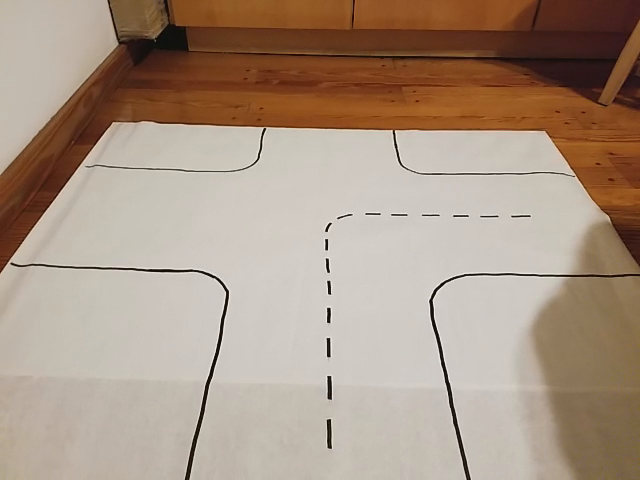
#> input picture frame 4 of Videos/20190927_185602.mp4, 640 x 480 px, given in place of the camera
$ python probandoFilas.py
#> lines starting #> are read from the running program, lines starting #| are printed output that depends on the picture; after the words box and inside, x2 and y2 are one past the last pixel; in counts of white or black regions, pixels touching at a corner belong together
import cv2

cap = cv2.VideoCapture(0)
width = cap.get(cv2.CAP_PROP_FRAME_WIDTH )
height = cap.get(cv2.CAP_PROP_FRAME_HEIGHT)

filasDeseadas = [1, 10]

# Define the codec and create VideoWriter object.The output is stored in 'outpy.avi' file.
out = cv2.VideoWriter('outputMan2.avi',cv2.VideoWriter_fourcc('M','J','P','G'), 10, (640,480))

while cap.isOpened():
    ret, frame = cap.read()
#> frame is the input picture: shape (480, 640, 3); mean B, G, R 132.6, 149.5, 169.4
    if ret:

        out.write(frame)

        for row in filasDeseadas: #Recorre de abajo para arriba, de izquierda a derecha
            for column in range(16):
                frameOriginalCut=frame[(440-row*40):(480-row*40),(40*column):(40+40*column)]
                frameOriginalCut[:,:,2] = frameOriginalCut[:,:,2] + 30

                for x in range(40): #filas
                    for j in range(40): #columnas
                        frame[440-row*40+x][0+40*column+j] = frameOriginalCut[x][j]
#> frame: shape (480, 640, 3); 16.67% of pixels changed, all inside (x1, y1, x2, y2) = (0, 40, 640, 440)
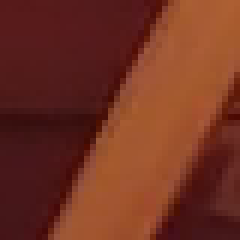
#> frameOriginalCut: shape (40, 40, 3) (shown 6 times larger); mean B, G, R 34.1, 50.2, 113.5

        dx, dy = 40,40
        # Custom (rgb) grid color
        grid_color = [255,0,0]# [0,0,0]
        # Modify the image to include the grid
        frame[:,::dy,:] = grid_color
        frame[::dx,:,:] = grid_color
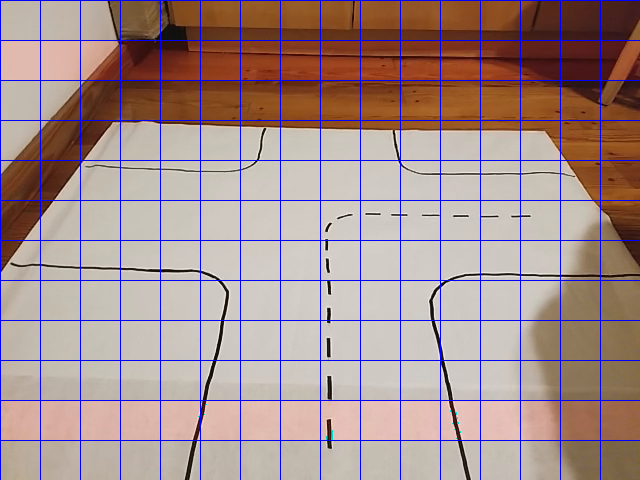
#> frame: shape (480, 640, 3); mean B, G, R 138.7, 142.2, 165.8

        cv2.imshow('imagen', frame)
        key = cv2.waitKey(10)
#> (key q is pressed here)
        if key == ord('q') or key == ord('Q'):
            break

cap.release()
out.release()
# Closes all the frames
cv2.destroyAllWindows()

$ run again, starting later in the video
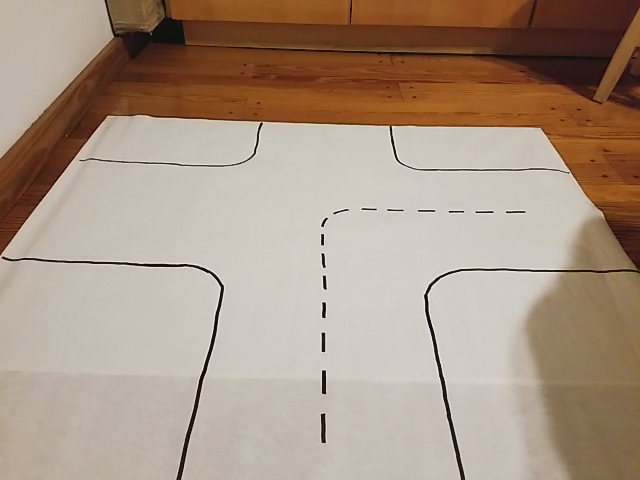
#> input picture frame 21 of Videos/20190927_185602.mp4, 640 x 480 px, given in place of the camera
#> frame is the input picture: shape (480, 640, 3); mean B, G, R 132.2, 149.3, 169.2
#> after the loop `for row in filasDeseadas:`:
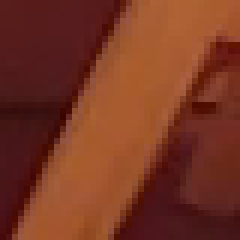
#> frameOriginalCut: shape (40, 40, 3) (shown 6 times larger); mean B, G, R 34.9, 54.5, 119.7
#> `frame[::dx,:,:] = grid_color`:
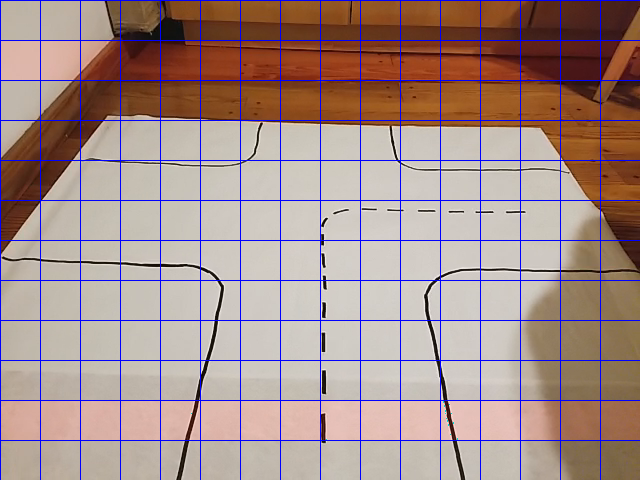
#> frame: shape (480, 640, 3); mean B, G, R 138.4, 142, 165.6

$ run again, starting later in the video
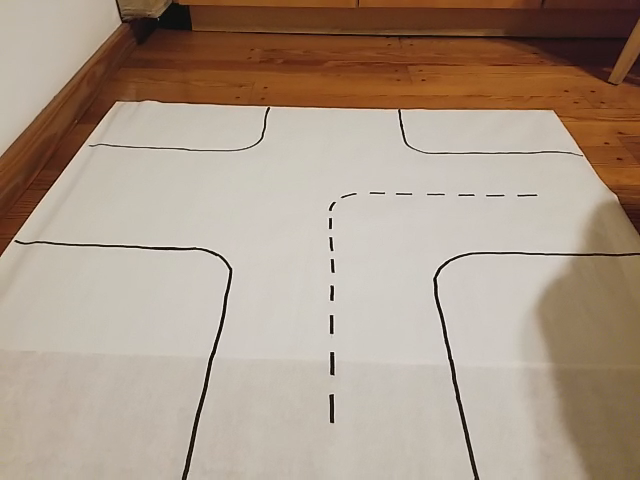
#> input picture frame 38 of Videos/20190927_185602.mp4, 640 x 480 px, given in place of the camera
#> frame is the input picture: shape (480, 640, 3); mean B, G, R 137.1, 153.5, 171.6
#> after the loop `for row in filasDeseadas:`:
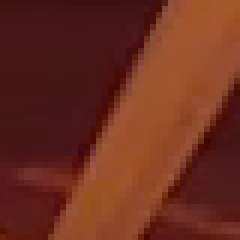
#> frameOriginalCut: shape (40, 40, 3) (shown 6 times larger); mean B, G, R 31.3, 45.9, 108.4
#> `frame[::dx,:,:] = grid_color`:
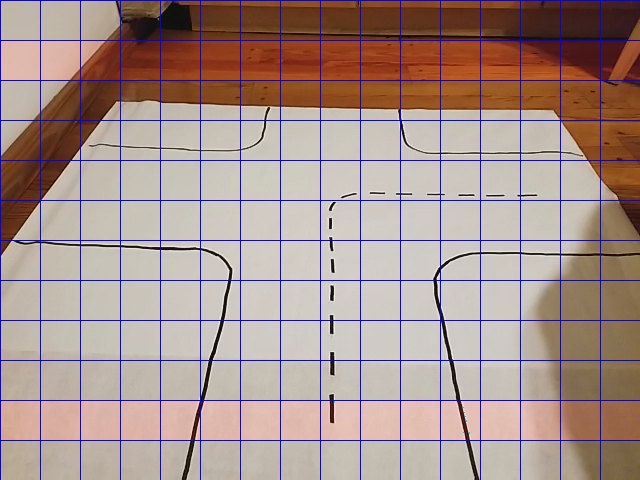
#> frame: shape (480, 640, 3); mean B, G, R 142.9, 145.9, 167.8
